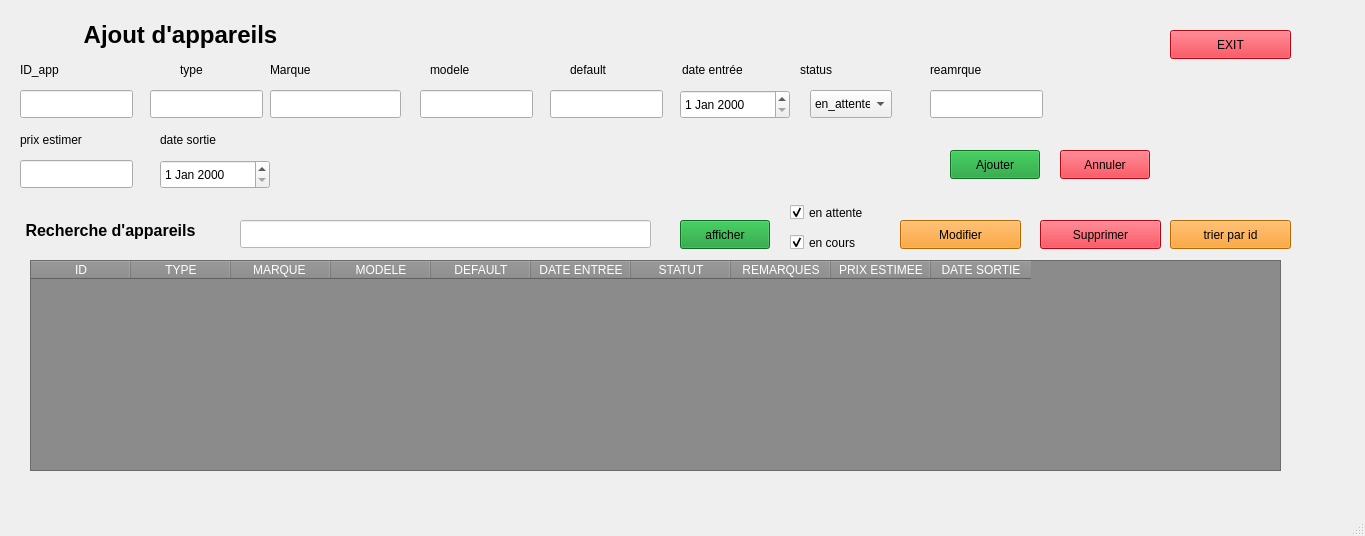
<?xml version="1.0" encoding="UTF-8"?>
<ui version="4.0">
 <class>MainWindow</class>
 <widget class="QMainWindow" name="MainWindow">
  <property name="geometry">
   <rect>
    <x>0</x>
    <y>0</y>
    <width>1365</width>
    <height>536</height>
   </rect>
  </property>
  <property name="windowTitle">
   <string>MainWindow</string>
  </property>
  <widget class="QWidget" name="centralwidget">
   <widget class="QStackedWidget" name="stackedWidget">
    <property name="geometry">
     <rect>
      <x>10</x>
      <y>0</y>
      <width>1311</width>
      <height>471</height>
     </rect>
    </property>
    <property name="currentIndex">
     <number>0</number>
    </property>
    <widget class="QWidget" name="page">
     <widget class="QLabel" name="label_3">
      <property name="geometry">
       <rect>
        <x>260</x>
        <y>60</y>
        <width>141</width>
        <height>20</height>
       </rect>
      </property>
      <property name="text">
       <string>Marque</string>
      </property>
     </widget>
     <widget class="QCheckBox" name="checkBox_3">
      <property name="geometry">
       <rect>
        <x>1170</x>
        <y>380</y>
        <width>92</width>
        <height>25</height>
       </rect>
      </property>
      <property name="text">
       <string>pret</string>
      </property>
      <property name="checked">
       <bool>true</bool>
      </property>
     </widget>
     <widget class="QPushButton" name="pushButton_Modifier">
      <property name="geometry">
       <rect>
        <x>890</x>
        <y>220</y>
        <width>121</width>
        <height>29</height>
       </rect>
      </property>
      <property name="styleSheet">
       <string notr="true">background-color: rgb(253, 145, 4);</string>
      </property>
      <property name="text">
       <string>Modifier</string>
      </property>
     </widget>
     <widget class="QLineEdit" name="lineEdit_Type">
      <property name="geometry">
       <rect>
        <x>140</x>
        <y>90</y>
        <width>113</width>
        <height>28</height>
       </rect>
      </property>
      <property name="whatsThis">
       <string>&lt;html&gt;&lt;head/&gt;&lt;body&gt;&lt;p&gt;&lt;br/&gt;&lt;/p&gt;&lt;/body&gt;&lt;/html&gt;</string>
      </property>
      <property name="styleSheet">
       <string notr="true">QLineEdit:focus {
    border: 1px solid #2D89EF;
    background-color: #000000;
}

</string>
      </property>
      <property name="text">
       <string/>
      </property>
     </widget>
     <widget class="QPushButton" name="pushButton_Ajouter">
      <property name="geometry">
       <rect>
        <x>940</x>
        <y>150</y>
        <width>90</width>
        <height>29</height>
       </rect>
      </property>
      <property name="styleSheet">
       <string notr="true">background-color: rgb(18, 153, 45);</string>
      </property>
      <property name="text">
       <string>Ajouter</string>
      </property>
     </widget>
     <widget class="QLineEdit" name="lineEdit_Marque">
      <property name="geometry">
       <rect>
        <x>260</x>
        <y>90</y>
        <width>131</width>
        <height>28</height>
       </rect>
      </property>
      <property name="styleSheet">
       <string notr="true">QLineEdit:focus {
    border: 1px solid #2D89EF;
    background-color: #000000;
}

</string>
      </property>
     </widget>
     <widget class="QTableWidget" name="tablewidget_Appareils">
      <property name="geometry">
       <rect>
        <x>20</x>
        <y>260</y>
        <width>1251</width>
        <height>211</height>
       </rect>
      </property>
      <property name="minimumSize">
       <size>
        <width>1131</width>
        <height>211</height>
       </size>
      </property>
      <property name="styleSheet">
       <string notr="true">background-color:rgb(139, 139, 139);
color :rgb(255, 255, 255);
</string>
      </property>
      <column>
       <property name="text">
        <string>ID</string>
       </property>
       <property name="background">
        <color>
         <red>0</red>
         <green>0</green>
         <blue>0</blue>
        </color>
       </property>
      </column>
      <column>
       <property name="text">
        <string>TYPE</string>
       </property>
       <property name="background">
        <color>
         <red>0</red>
         <green>0</green>
         <blue>0</blue>
        </color>
       </property>
      </column>
      <column>
       <property name="text">
        <string>MARQUE </string>
       </property>
       <property name="background">
        <color>
         <red>0</red>
         <green>0</green>
         <blue>0</blue>
        </color>
       </property>
      </column>
      <column>
       <property name="text">
        <string>MODELE</string>
       </property>
      </column>
      <column>
       <property name="text">
        <string>DEFAULT</string>
       </property>
       <property name="background">
        <color>
         <red>0</red>
         <green>0</green>
         <blue>0</blue>
        </color>
       </property>
      </column>
      <column>
       <property name="text">
        <string>DATE ENTREE</string>
       </property>
       <property name="background">
        <color>
         <red>0</red>
         <green>0</green>
         <blue>0</blue>
        </color>
       </property>
      </column>
      <column>
       <property name="text">
        <string>STATUT</string>
       </property>
       <property name="background">
        <color>
         <red>0</red>
         <green>0</green>
         <blue>0</blue>
        </color>
       </property>
      </column>
      <column>
       <property name="text">
        <string>REMARQUES</string>
       </property>
       <property name="background">
        <color>
         <red>0</red>
         <green>0</green>
         <blue>0</blue>
        </color>
       </property>
      </column>
      <column>
       <property name="text">
        <string>PRIX ESTIMEE</string>
       </property>
       <property name="background">
        <color>
         <red>0</red>
         <green>0</green>
         <blue>0</blue>
        </color>
       </property>
      </column>
      <column>
       <property name="text">
        <string>DATE SORTIE</string>
       </property>
       <property name="background">
        <color>
         <red>0</red>
         <green>0</green>
         <blue>0</blue>
        </color>
       </property>
      </column>
     </widget>
     <widget class="QLineEdit" name="lineEdit_ID">
      <property name="geometry">
       <rect>
        <x>10</x>
        <y>90</y>
        <width>113</width>
        <height>28</height>
       </rect>
      </property>
      <property name="styleSheet">
       <string notr="true">QLineEdit:focus {
    border: 1px solid #2D89EF;
    background-color: #000000;
}
</string>
      </property>
      <property name="text">
       <string/>
      </property>
     </widget>
     <widget class="QLabel" name="label_4">
      <property name="geometry">
       <rect>
        <x>420</x>
        <y>60</y>
        <width>63</width>
        <height>20</height>
       </rect>
      </property>
      <property name="text">
       <string>modele</string>
      </property>
     </widget>
     <widget class="QCheckBox" name="checkBox_2">
      <property name="geometry">
       <rect>
        <x>780</x>
        <y>230</y>
        <width>101</width>
        <height>25</height>
       </rect>
      </property>
      <property name="text">
       <string>en cours</string>
      </property>
      <property name="checked">
       <bool>true</bool>
      </property>
     </widget>
     <widget class="QLabel" name="label_7">
      <property name="geometry">
       <rect>
        <x>-20</x>
        <y>210</y>
        <width>241</width>
        <height>41</height>
       </rect>
      </property>
      <property name="text">
       <string>&lt;html&gt;&lt;head/&gt;&lt;body&gt;&lt;p align=&quot;center&quot;&gt;&lt;span style=&quot; font-size:12pt; font-weight:700;&quot;&gt;Recherche d'appareils&lt;/span&gt;&lt;/p&gt;&lt;/body&gt;&lt;/html&gt;</string>
      </property>
     </widget>
     <widget class="QPushButton" name="pushButton_Supprimer">
      <property name="geometry">
       <rect>
        <x>1030</x>
        <y>220</y>
        <width>121</width>
        <height>29</height>
       </rect>
      </property>
      <property name="styleSheet">
       <string notr="true">background-color: rgb(253, 7, 27);</string>
      </property>
      <property name="text">
       <string>Supprimer</string>
      </property>
     </widget>
     <widget class="QPushButton" name="btnaff_3">
      <property name="geometry">
       <rect>
        <x>1050</x>
        <y>150</y>
        <width>90</width>
        <height>29</height>
       </rect>
      </property>
      <property name="styleSheet">
       <string notr="true">background-color: rgb(253, 7, 27);</string>
      </property>
      <property name="text">
       <string>Annuler</string>
      </property>
     </widget>
     <widget class="QLabel" name="label_6">
      <property name="geometry">
       <rect>
        <x>-30</x>
        <y>10</y>
        <width>401</width>
        <height>51</height>
       </rect>
      </property>
      <property name="text">
       <string>&lt;html&gt;&lt;head/&gt;&lt;body&gt;&lt;p align=&quot;center&quot;&gt;&lt;span style=&quot; font-size:18pt; font-weight:700;&quot;&gt;Ajout d'appareils&lt;/span&gt;&lt;/p&gt;&lt;/body&gt;&lt;/html&gt;</string>
      </property>
     </widget>
     <widget class="QCheckBox" name="checkBox">
      <property name="geometry">
       <rect>
        <x>780</x>
        <y>200</y>
        <width>111</width>
        <height>25</height>
       </rect>
      </property>
      <property name="text">
       <string>en attente</string>
      </property>
      <property name="checked">
       <bool>true</bool>
      </property>
     </widget>
     <widget class="QLabel" name="label_2">
      <property name="geometry">
       <rect>
        <x>170</x>
        <y>60</y>
        <width>63</width>
        <height>20</height>
       </rect>
      </property>
      <property name="text">
       <string>type</string>
      </property>
     </widget>
     <widget class="QLineEdit" name="rech">
      <property name="geometry">
       <rect>
        <x>230</x>
        <y>220</y>
        <width>411</width>
        <height>28</height>
       </rect>
      </property>
      <property name="styleSheet">
       <string notr="true">background-color: rgb(255, 255, 255); 
</string>
      </property>
      <property name="text">
       <string/>
      </property>
     </widget>
     <widget class="QPushButton" name="btnaff">
      <property name="geometry">
       <rect>
        <x>670</x>
        <y>220</y>
        <width>90</width>
        <height>29</height>
       </rect>
      </property>
      <property name="styleSheet">
       <string notr="true">background-color: rgb(18, 153, 45);</string>
      </property>
      <property name="text">
       <string>afficher</string>
      </property>
     </widget>
     <widget class="QLabel" name="label_8">
      <property name="geometry">
       <rect>
        <x>1190</x>
        <y>70</y>
        <width>91</width>
        <height>51</height>
       </rect>
      </property>
      <property name="text">
       <string/>
      </property>
      <property name="pixmap">
       <pixmap>../../Bureau/projet c++/sc3/logo projet (2).jpg</pixmap>
      </property>
     </widget>
     <widget class="QLabel" name="label">
      <property name="geometry">
       <rect>
        <x>10</x>
        <y>60</y>
        <width>63</width>
        <height>20</height>
       </rect>
      </property>
      <property name="text">
       <string>ID_app</string>
      </property>
     </widget>
     <widget class="QLineEdit" name="lineEdit_Modele">
      <property name="geometry">
       <rect>
        <x>410</x>
        <y>90</y>
        <width>113</width>
        <height>28</height>
       </rect>
      </property>
      <property name="styleSheet">
       <string notr="true">QLineEdit:focus {
    border: 1px solid #2D89EF;
    background-color: #000000;
}
</string>
      </property>
     </widget>
     <widget class="QPushButton" name="pushButton_3">
      <property name="geometry">
       <rect>
        <x>1160</x>
        <y>30</y>
        <width>121</width>
        <height>29</height>
       </rect>
      </property>
      <property name="styleSheet">
       <string notr="true">background-color: rgb(253, 7, 27);</string>
      </property>
      <property name="text">
       <string>EXIT</string>
      </property>
     </widget>
     <widget class="QPushButton" name="pushButton_4">
      <property name="geometry">
       <rect>
        <x>1160</x>
        <y>220</y>
        <width>121</width>
        <height>29</height>
       </rect>
      </property>
      <property name="styleSheet">
       <string notr="true">background-color: rgb(253, 145, 4);</string>
      </property>
      <property name="text">
       <string>trier par id</string>
      </property>
     </widget>
     <widget class="QLineEdit" name="lineEdit_Defaut">
      <property name="geometry">
       <rect>
        <x>540</x>
        <y>90</y>
        <width>113</width>
        <height>28</height>
       </rect>
      </property>
      <property name="styleSheet">
       <string notr="true">QLineEdit:focus {
    border: 1px solid #2D89EF;
    background-color: #000000;
}
</string>
      </property>
     </widget>
     <widget class="QLineEdit" name="lineEdit_Remarques">
      <property name="geometry">
       <rect>
        <x>920</x>
        <y>90</y>
        <width>113</width>
        <height>28</height>
       </rect>
      </property>
      <property name="styleSheet">
       <string notr="true">QLineEdit:focus {
    border: 1px solid #2D89EF;
    background-color: #000000;
}
</string>
      </property>
     </widget>
     <widget class="QLineEdit" name="lineEdit_Prix">
      <property name="geometry">
       <rect>
        <x>10</x>
        <y>160</y>
        <width>113</width>
        <height>28</height>
       </rect>
      </property>
      <property name="styleSheet">
       <string notr="true">QLineEdit:focus {
    border: 1px solid #2D89EF;
    background-color: #000000;
}
</string>
      </property>
     </widget>
     <widget class="QLabel" name="label_9">
      <property name="geometry">
       <rect>
        <x>560</x>
        <y>60</y>
        <width>63</width>
        <height>20</height>
       </rect>
      </property>
      <property name="text">
       <string>default</string>
      </property>
     </widget>
     <widget class="QLabel" name="label_10">
      <property name="geometry">
       <rect>
        <x>672</x>
        <y>60</y>
        <width>81</width>
        <height>20</height>
       </rect>
      </property>
      <property name="text">
       <string>date entrée</string>
      </property>
     </widget>
     <widget class="QLabel" name="label_11">
      <property name="geometry">
       <rect>
        <x>790</x>
        <y>60</y>
        <width>63</width>
        <height>20</height>
       </rect>
      </property>
      <property name="text">
       <string>status</string>
      </property>
     </widget>
     <widget class="QLabel" name="label_13">
      <property name="geometry">
       <rect>
        <x>920</x>
        <y>60</y>
        <width>71</width>
        <height>20</height>
       </rect>
      </property>
      <property name="text">
       <string>reamrque</string>
      </property>
     </widget>
     <widget class="QLabel" name="label_14">
      <property name="geometry">
       <rect>
        <x>150</x>
        <y>130</y>
        <width>91</width>
        <height>20</height>
       </rect>
      </property>
      <property name="text">
       <string>date sortie</string>
      </property>
     </widget>
     <widget class="QLabel" name="label_15">
      <property name="geometry">
       <rect>
        <x>10</x>
        <y>130</y>
        <width>91</width>
        <height>20</height>
       </rect>
      </property>
      <property name="text">
       <string>prix estimer</string>
      </property>
     </widget>
     <widget class="QDateEdit" name="dateEdit_Entree">
      <property name="geometry">
       <rect>
        <x>670</x>
        <y>90</y>
        <width>110</width>
        <height>29</height>
       </rect>
      </property>
     </widget>
     <widget class="QDateEdit" name="dateEdit_Estime">
      <property name="geometry">
       <rect>
        <x>150</x>
        <y>160</y>
        <width>110</width>
        <height>29</height>
       </rect>
      </property>
     </widget>
     <widget class="QComboBox" name="comboBox_Statut">
      <property name="geometry">
       <rect>
        <x>800</x>
        <y>90</y>
        <width>82</width>
        <height>28</height>
       </rect>
      </property>
      <item>
       <property name="text">
        <string>en_attente</string>
       </property>
      </item>
      <item>
       <property name="text">
        <string>en_cours</string>
       </property>
      </item>
      <item>
       <property name="text">
        <string>reparé</string>
       </property>
      </item>
     </widget>
    </widget>
    <widget class="QWidget" name="page_2"/>
   </widget>
  </widget>
  <widget class="QMenuBar" name="menubar">
   <property name="geometry">
    <rect>
     <x>0</x>
     <y>0</y>
     <width>1365</width>
     <height>25</height>
    </rect>
   </property>
  </widget>
  <widget class="QStatusBar" name="statusbar"/>
 </widget>
 <resources/>
 <connections/>
</ui>
